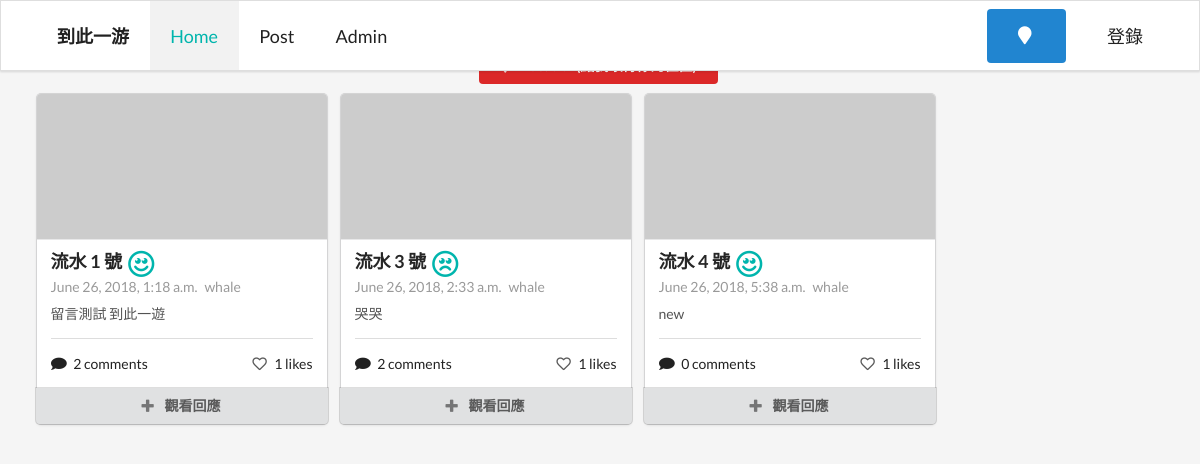
The app's page /, older data.
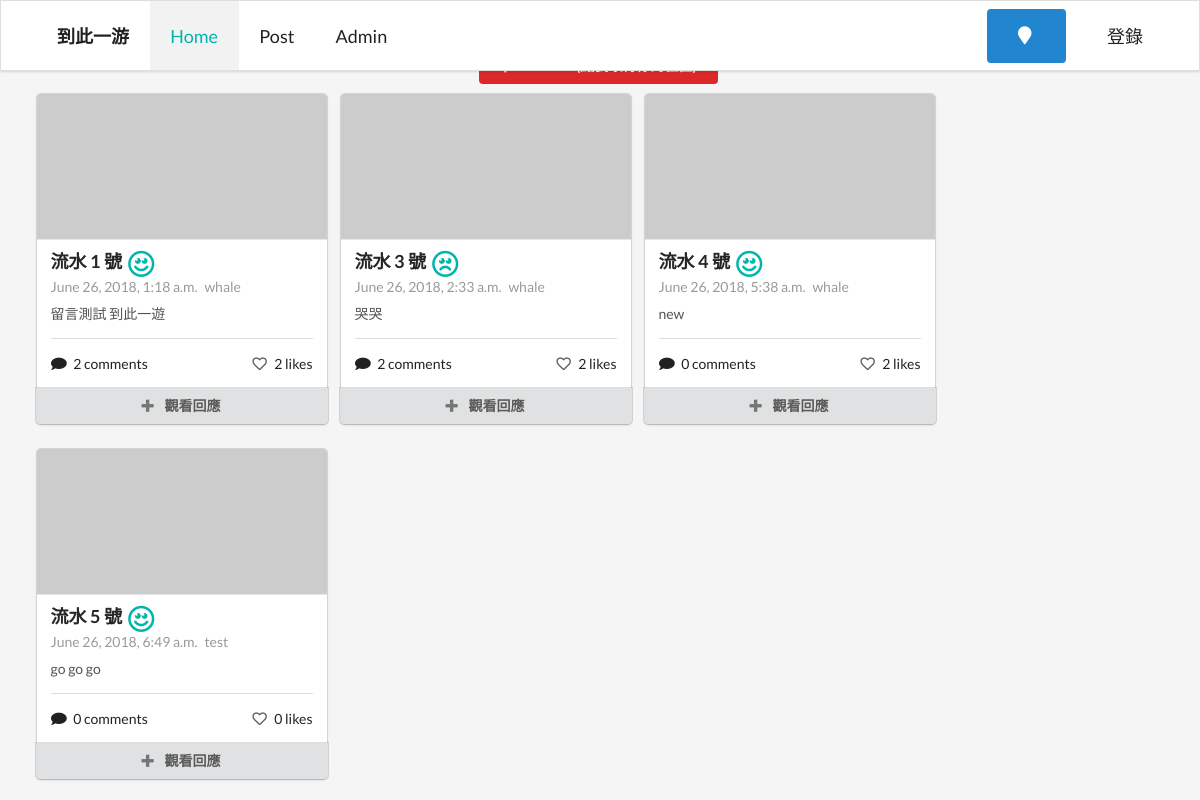
The same page, newer data.
### main/models.py (models this page shows, shortened)
class Post(models.Model):
    content = models.TextField()
    time = models.DateTimeField(auto_now_add=True)
    user_who_posted = models.ForeignKey('User', on_delete=models.CASCADE)
    follows = models.ManyToManyField(
        'User', related_name='user_who_followed', blank=True)
    user_who_liked = models.ManyToManyField(
        'User', related_name='user_who_liked', blank=True)
    user_who_disliked = models.ManyToManyField(
        'User', related_name='user_who_disliked', blank=True)
    located = models.ForeignKey('Location', on_delete=models.CASCADE)
    mood = models.ForeignKey('Mood', on_delete=models.CASCADE, blank=True)

class User(models.Model):
    name = models.CharField(max_length=128, unique=True)
    password = models.CharField(max_length=256)
    c_time = models.DateTimeField(auto_now_add=True)

### main/views.py (the view, shortened to what this page needs)
# urls.py: path('', views.index),
def index(request):
    if request.method == 'GET':
        if 'Lat' in request.session:
            Lat = request.session['Lat']
            Long = request.session['Long']
            posts = models.Post.objects.filter(
                located=models.Location.objects.get(
                    longitude=Long,
                    latitude=Lat
                )
            )
        else:
            posts = models.Post.objects.all()
    return render(request, 'home.html', locals())

### main/templates/home.html (shortened to what this page needs)
<!DOCTYPE html>
<html>
    <head>
        {% load static %}
        <link href="{% static 'semantic/semantic.min.css' %}" rel="stylesheet" type="text/css" />
        <link href="{% static 'css/style.css' %}" rel="stylesheet" , type="text/css">
    </head>
    <body class="template">
        <div class="ui massive fixed teal borderless menu">
            <div class="ui container">
                <div class="header item" href="#">到此一游</div>
                <a class="active item" href="/">Home</a>
                <a class="item" href="/post">Post</a>
                <a class="item" href="/admin">Admin</a>
                <div class="right floated item">
                    <a class="ui blue button mini">
                        {% if Long %}
                        <p id='geo'>
                            <i class="marker icon"></i>Longitude: {{ Long }} Latitude: {{Lat}}</p>
                        {% else %}
                        <p id='geo'>
                            <i class="marker icon"></i>
                        </p>
                        {% endif %}
                    </a>
                </div>
                {% if request.session.is_login %}
                <a class="item" href="/logout">登出</a>
                <div href="#" class="item">
                    <p>当前在线：{{ request.session.user_name }}</p>
                </div>
                {% else %}
                <a class="item" href="/login">登錄</a>
                {% endif %}
            </div>
        </div>
        <div class="ui container center aligned" style="padding-top: 4%;padding-bottom:10px">
            <button class="ui red button" onclick="getLocation()">
            </button>
        </div>
        <div class="ui container">
            <div class="ui stackable doubling cards">
                {% for post in posts %}
                <div class="card">
                    <div class="ui image">
                        <img src="https://placeimg.com/400/200/girl">
                    </div>
                    <div class="content">
                        <a class="header">流水 {{ post.id }} 號 {% if post.mood.name == 'good' %}
                            <i class="large teal smile outline icon"></i>
                            {% elif post.mood.name == 'nothing' %}
                            <i class="large teal meh outline icon"></i>
                            {% elif post.mood.name == 'bad' %}
                            <i class="large teal frown outline icon"></i>
                            {% endif %}</a>
                        <div class="meta">
                            <a>{{ post.time }}</a>
                            <a>{{ post.user_who_posted.name }}</a>
                        </div>
                        <div class="description">
                            {{ post.content }}
                        </div>
                        <div class="ui divider"></div>
                        <span class="right floated">
                            <i class="heart outline like icon" onclick="like_post({{ post.id }})"></i>
                            {{post.user_who_liked.all.count}} likes
                        </span>
                        <i class="comment icon"></i>
                        {{post.comment_set.all.count}} comments
                    </div>
                    <div class="ui bottom attached button" onclick="$('#comment{{post.id}}').modal({blurring: true}).modal('show')">
                        <i class="add icon"></i>
                        觀看回應
                    </div>
                </div>
                {% endfor %}
            </div>
        </div>
    </body>
</html>

Row changes from the older to the newer data that the page shows:
computed for Post "June 26, 2018, 1:18 a.m.": user_who_liked.all.count "1" → "2"
computed for Post "June 26, 2018, 2:33 a.m.": user_who_liked.all.count "1" → "2"
computed for Post "June 26, 2018, 5:38 a.m.": user_who_liked.all.count "1" → "2"
added Post: id "5", time "June 26, 2018, 6:49 a.m.", user_who_posted.name "test", content "go go go", user_who_liked.all.count "0", comment_set.all.count "0"
